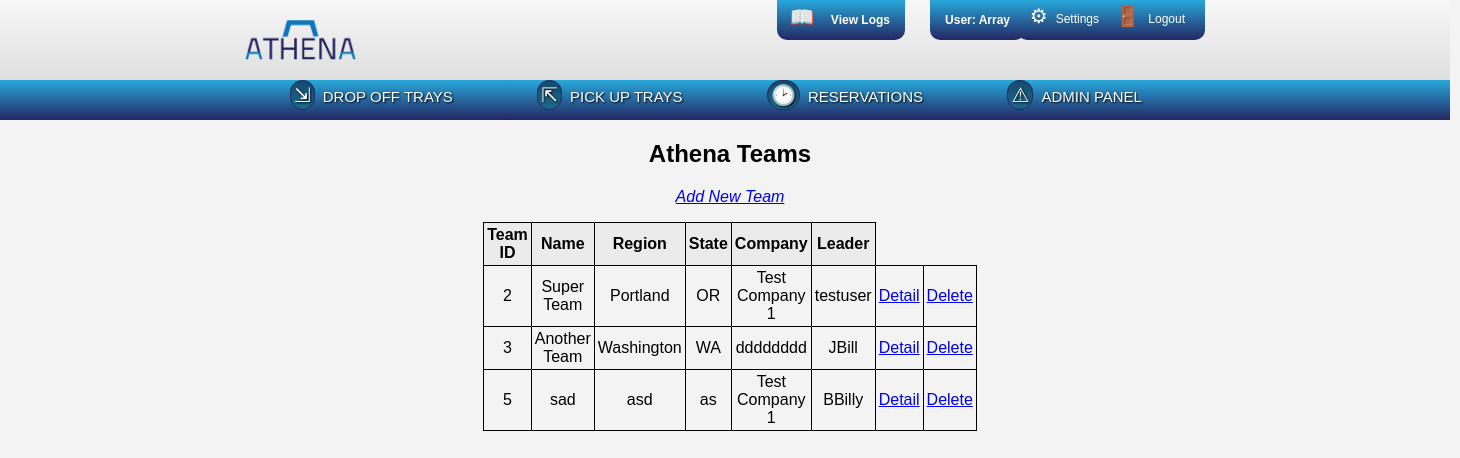
/www/teams/teams.php (signed in), run on the app's committed database.
### tables this page shows
create table if not exists teams 
( team_id   int(10)      not null auto_increment,
  name      varchar(255) not null,
  region    varchar(40)  not null default '',
  state     varchar(3)   not null,
  cmp_id    int(10)      not null default 0,     
  head_id   int(10)      not null default 0,     
  primary key (team_id)
);

create table if not exists company
( cmp_id    int(10)      not null auto_increment,
  active    int(1)       not null default 1,
  name      varchar(255) not null default '',
  address   varchar(255) not null default '',
  city      varchar(255) not null default '',
  state     varchar(255) not null default '',
  zip       varchar(255) not null default '',
  primary key (cmp_id)
);

create table if not exists users 
( usr_id    int(10)      not null auto_increment,
  active    int(1)       not null default 1,
  team_id   int(10)      not null default 0,        
  fname     varchar(255) not null default '',
  lname     varchar(255) not null default '',
  uname     varchar(36)  not null default '',
  pwd       varchar(36)  not null default '',
  email     varchar(255) not null default '',
  phone     varchar(25)  not null default '',
  sms       varchar(25)  not null default '',
  perm      varchar(80)  not null default '',
  primary key (usr_id)
);

### www/utils/dbConnector.php (called while the page is built, shortened)
<?php
	class dbConnector implements dbConnectInfo {
		protected static $server = dbConnectInfo::HOST;
		protected static $db = dbConnectInfo::DBNAME;
		protected static $user = dbConnectInfo::USER;
		protected static $pass = dbConnectInfo::PW;
		public function doConnect() {
			$hookup = mysqli_connect(self::$server, self::$user, self::$pass, self::$db);
			return $hookup;
		}
	}
?>

### www/utils/dbWorker.php (called while the page is built, shortened)
<?php
	require_once("dbConnector.php");
	class dbWorker extends dbConnector {
		private $connection;
		public function __construct() {
			$this->connection = $this->doConnect();
		}
		public function query($sql) {
			return mysqli_query($this->connection, $sql);
		}
		public function findCompany($cid, $requestedField) {
			$sql = "SELECT * FROM company WHERE cmp_id='$cid'";
			$result = $this->query($sql);
			$row = mysqli_fetch_assoc($result);
			return $row["$requestedField"];
		}
		public function findUser($uid, $requestedField) {
			$sql = "SELECT * FROM users WHERE usr_id='$uid'";
			$result = $this->query($sql);
			$row = mysqli_fetch_assoc($result);
			return $row["$requestedField"];
		}
	}
?>

### www/teams/teams.php (the view, shortened to what this page needs)
<?php
	require_once "includes.php";
	$worker = new dbWorker();
	echo "<div class='adminTable'>";
	echo "<h2>Athena Teams</h2>";
	echo "<em><a href='addNewTeam.php'>Add New Team</a></em>";
	$sql = "SELECT * FROM teams";
	if($result = $worker->query($sql)) {
		$table = "<table>" .
		"<tr><th>Team ID</th><th>Name</th><th>Region</th><th>State</th><th>Company</th><th>Leader</th></tr>";
		while($row = mysqli_fetch_assoc($result)) {
			extract($row);
			$company = $worker->findCompany($cmp_id, "name");
			$leader = $worker->findUser($head_id, "uname");
			$table .= ("<tr><td>$team_id</td><td>$name</td><td>$region</td><td>$state</td>" .
			"<td>$company</td><td>$leader</td></td>" .
			"<td><a href='teamDetail.php?tid=$team_id'>Detail</a></td><td><a href='deleteTeam.php?tid=$team_id'>Delete</a></td>");
		}
		$table .= "</table>";
		echo "<p>$table</p>";
		echo "</div>";
	} else {
		echo "Error connecting to database.";
	}
?>

### www/styles.css (style rules this page uses)
* { background: none repeat scroll 0% 0% transparent; }
body { font-family: helvetica, sans-serif; margin: 0; background: #f3f3f3; overflow-x:hidden; }
.main table, .main th, .main td { margin-top: 10px; margin-bottom: 10px; padding: 3px; max-width: 400px; word-wrap: break-word; border-collapse: collapse; }
.adminTable th, .adminTable td { border: 1px solid black; margin-top: 10px; margin-bottom: 10px; padding: 3px; max-width: 400px; word-wrap: break-word; border-collapse: collapse; }
.adminTable th { background: #EBEBEB; max-width: 500px; }
.main table { width: 300px; margin-left: auto; margin-right: auto; }
.main div { margin-left: auto; margin-right: auto; }

### data on the page
teams: team_id "2", name "Super Team", region "Portland", state "OR", cmp.name "Test Company 1", head.uname "testuser"
teams: team_id "3", name "Another Team", region "Washington", state "WA", cmp.name "dddddddd", head.uname "JBill"
teams: team_id "5", name "sad", region "asd", state "as", cmp.name "Test Company 1", head.uname "BBilly"

### other printed values
$userStr "Array"
